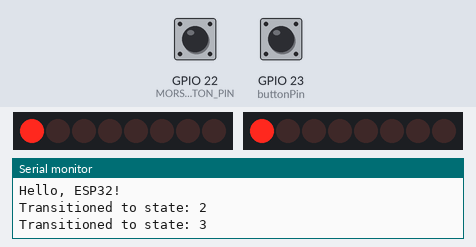
Simulated run of this sketch. Board: ESP32. On the bench: 2 × 8 shift-register outputs drawn as a row of LEDs (first output left, lit = HIGH), the last lines printed to the serial monitor. Wiring (inferred from the names in the program): 2 × shift register (74HC595): data GPIO 5, shift clock GPIO 18, latch GPIO 19 / data GPIO 15, shift clock GPIO 17, latch GPIO 16. Wiring (inferred from the signals the program sends): 2 × row of LEDs: on Q0, Q1, Q2, Q3, Q4, Q5, Q6, Q7 / on Q0, Q1, Q2, Q3, Q4, Q5, Q6, Q7. The test bench sets the inputs (shaded band); at power-on: GPIO 22 (MORSE_BUTTON_PIN) HIGH, GPIO 23 (buttonPin) HIGH.

Above: at 1.28 s.
1.3 s: GPIO 22 (MORSE_BUTTON_PIN) pulled LOW for 0.15 s
At 1.9 s:
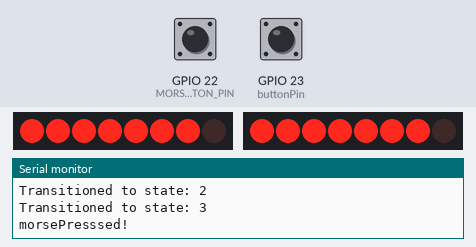
2.0 s: GPIO 23 (buttonPin) pulled LOW for 0.15 s
At 3.03 s:
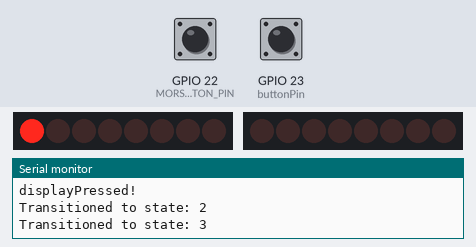
5.3 s: GPIO 22 (MORSE_BUTTON_PIN) pulled LOW for 1 s
At 5.87 s:
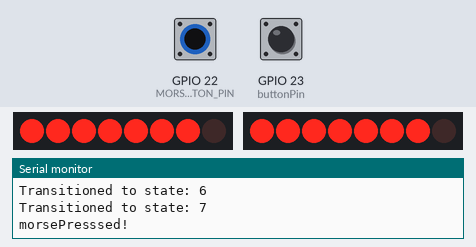
6.9 s: GPIO 23 (buttonPin) pulled LOW for 0.15 s
At 7.33 s:
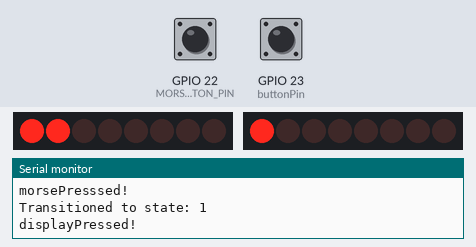
7.6 s: GPIO 23 (buttonPin) pulled LOW for 1 s
At 9.15 s:
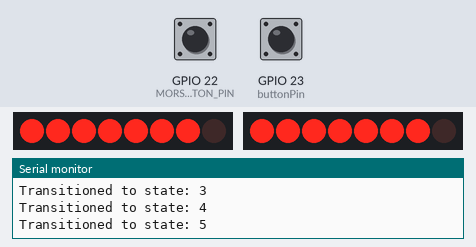
9.2 s: GPIO 22 (MORSE_BUTTON_PIN) pulled LOW for 3.2 s
Timing chart, 0 to 14.0 s (numbered marks = the images above; inputs shaded):
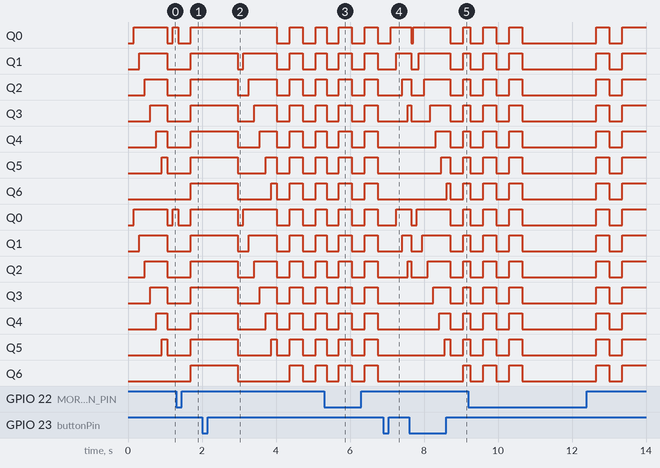

The sketch:

FINAL_CODE_V3.ino
```cpp
enum state {
STATE_REST,
STATE_FIRSTLINEAR,
STATE_RESET,
STATE_SECONDLINEAR,
STATE_SECONDRESET,
STATE_FIRSTSOLID,
STATE_THIRDRESET,
STATE_SECONDSOLID,
};

const int MORSE_BUTTON_PIN = 22;
const int buttonPin = 23;
const int firstLatchPin = 19;
const int firstClockPin = 18;
const int firstDataPin = 5;
const int secondLatchPin = 16;
const int secondClockPin = 17;
const int secondDataPin = 15;

byte FIRST_LEDS = 0;
byte SECOND_LEDS = 0;

unsigned long display = 0;


unsigned long lastDebounce = 0;
unsigned long debounceDelay = 50;

unsigned long lastMorseDebounce = 0;
unsigned long morseDebounceDelay = 50;

unsigned long oneLastShift = 0;
int FirstShift = 0;

unsigned long twoLastShift = 0;
int SecondShift = 0;

int lastButtonState = HIGH;
int buttonState;

int lastMorseState = HIGH;
int morseState;

unsigned long temper = 0;

state currentState = STATE_FIRSTLINEAR;

int john = 9;

unsigned long test = 0;

  unsigned long check = 0;

void setup() {
  // put your setup code here, to run once:
  check = millis();
  Serial.begin(115200);
  Serial.println("Hello, ESP32!");
   pinMode(MORSE_BUTTON_PIN, INPUT_PULLUP);
  pinMode(buttonPin, INPUT_PULLUP);
  pinMode(firstLatchPin, OUTPUT);
  pinMode(firstClockPin, OUTPUT);
  pinMode(firstDataPin, OUTPUT);
  pinMode(secondLatchPin, OUTPUT);
  pinMode(secondClockPin, OUTPUT);
  pinMode(secondDataPin, OUTPUT);
}

void loop() {
 switch (currentState){
  case STATE_REST:
  handleRest();
  break;


 case STATE_FIRSTLINEAR:
 handleFirstLinear();
 break;

 case STATE_RESET:
  handleReset();
  break;

  case STATE_SECONDLINEAR:
 handleSecondLinear();
 break;

 case STATE_SECONDRESET:
 handleSecondReset();
 break;

 case STATE_FIRSTSOLID:
 handleFirstSolid();
 break;

 case STATE_THIRDRESET:
 handleThirdReset();
 break;

 case STATE_SECONDSOLID:
 handleSecondSolid();
 break;
 }

int readingMorse = digitalRead(MORSE_BUTTON_PIN);
int reading = digitalRead(buttonPin);

// first button(display)
if(reading != lastButtonState){
  lastDebounce = millis();
}
if((millis() - lastDebounce) > debounceDelay){
  if (reading != buttonState){
    buttonState = reading;
    if(buttonState == LOW){
      john = 10;
      test = millis();
      check = millis();
      TransitionToNextState();
      Serial.println("displayPressed!");
    }
  }
}
//second button(morse)
 if(readingMorse != lastMorseState){
   lastMorseDebounce = millis();
 }
 if((millis() - lastMorseDebounce) > morseDebounceDelay){
   if(readingMorse != morseState){
     morseState = readingMorse;
     if(morseState == LOW){
john = 1;
currentState = STATE_REST;
temper = millis();
Serial.println("morsePresssed!");

     }
   }
 }
 //end
  lastMorseState = readingMorse;
lastButtonState = reading;

//Morse logic(Stays in the loop like a G)
if(john == 1){
// put ts in an if statement
// **
if((millis() - temper) < 350){
  FIRST_LEDS = 0; // tuff
  SECOND_LEDS = 0;
} else if((millis() - temper) < 700){
 FIRST_LEDS = 127;
SECOND_LEDS = 127; // dot
} else if((millis() - temper) < 1050){
  FIRST_LEDS = 0;
SECOND_LEDS = 0; // pause
} else if((millis() - temper) < 1400){
 FIRST_LEDS = 127;
SECOND_LEDS = 127;// dot
} else if((millis() - temper) < 1750){
FIRST_LEDS = 0;
SECOND_LEDS = 0; // end
} else if((millis() - temper) > 3400){
      john = 2;
temper = millis(); // end
}
 updateShiftRegister();
}


if (john == 2){
// * -- * *
//put ts in an if statement

if((millis() - temper) < 350){
 FIRST_LEDS = 127;
SECOND_LEDS = 127;// dot
} else if((millis() - temper) < 700){
FIRST_LEDS = 0;
SECOND_LEDS = 0;// pause
} else if((millis() - temper) < 1750){
 FIRST_LEDS = 127;
SECOND_LEDS = 127;// line
} else if((millis() - temper) < 2100){
FIRST_LEDS = 0;
SECOND_LEDS = 0;//pause
} else if((millis() - temper) < 2450){
 FIRST_LEDS = 127;
SECOND_LEDS = 127;// dot
} else if((millis() - temper) < 2800){
FIRST_LEDS = 0;
SECOND_LEDS = 0;// pause
} else if((millis() - temper) < 3150){
  FIRST_LEDS = 127;
SECOND_LEDS = 127;// dot
} else if((millis() - temper) < 3500){
FIRST_LEDS = 0;
SECOND_LEDS = 0;// end
} else if((millis() - temper) > 5150){
  john = 3; // end
  temper = millis();
}
updateShiftRegister();
}

if(john == 3){

  // -- -- --
//put ts in an if statement
if((millis() - temper) < 1050){
  FIRST_LEDS = 127;
SECOND_LEDS = 127;// line
} else if((millis() - temper) < 1400){
FIRST_LEDS = 0;
SECOND_LEDS = 0;// pause
} else if((millis() - temper) < 2450){
 FIRST_LEDS = 127;
SECOND_LEDS = 127;// line
} else if((millis() - temper) < 2700){
FIRST_LEDS = 0;
SECOND_LEDS = 0;// pause
} else if((millis() - temper) < 3750){
 FIRST_LEDS = 127;
SECOND_LEDS = 127;// line
} else if((millis() - temper) < 4000){
FIRST_LEDS = 0;
SECOND_LEDS = 0;// end
} else if((millis() - temper) > 5750){
john = 4;
temper = millis();
}
updateShiftRegister();
}

if(john == 4){

  // * * * --
//put ts in an if statement

if((millis() - temper) < 350){
 FIRST_LEDS = 127;
SECOND_LEDS = 127;// dot
} else if((millis() - temper) < 700){
 FIRST_LEDS = 0;
SECOND_LEDS = 0;// pause
} else if((millis() - temper) < 1050){
  FIRST_LEDS = 127;
SECOND_LEDS = 127;// dot
} else if((millis() - temper) < 1400){
FIRST_LEDS = 0;
SECOND_LEDS = 0;// pause
} else if((millis() - temper) < 1750){
 FIRST_LEDS = 127;
SECOND_LEDS = 127;// dot
} else if((millis() - temper) < 2100){
FIRST_LEDS = 0;
SECOND_LEDS = 0;// pause
} else if((millis() - temper) < 3150){
   FIRST_LEDS = 127;
SECOND_LEDS = 127;// line
} else if((millis() - temper) < 3500){
FIRST_LEDS = 0;
SECOND_LEDS = 0;// end
} else if((millis() - temper) > 5150){
  john = 5;
  temper = millis();
}
updateShiftRegister();
}


if(john == 5){
  // *
// put ts in an if statement
 if((millis() - temper) < 350){
  FIRST_LEDS = 127;
SECOND_LEDS = 127;// dot
 } else if((millis() - temper) < 700){
FIRST_LEDS = 0;
SECOND_LEDS = 0;// end
 } else if((millis() - temper) > 2350){
  john = 6;
  temper = millis();
 }
updateShiftRegister();
}


if(john == 6){

  // * * --
// put ts in an if statement
if((millis() - temper) < 350){
  FIRST_LEDS = 127;
SECOND_LEDS = 127;// dot
} else if((millis() - temper) < 700){
FIRST_LEDS = 0;
SECOND_LEDS = 0;// pause
} else if((millis() - temper) < 1050){
 FIRST_LEDS = 127;
SECOND_LEDS = 127;// dot
} else if((millis() - temper) < 1400){
FIRST_LEDS = 0;
SECOND_LEDS = 0;// pause
} else if((millis() - temper) < 2450){
  FIRST_LEDS = 127;
SECOND_LEDS = 127;// line
} else if((millis() - temper) < 2800){
FIRST_LEDS = 0;
SECOND_LEDS = 0;// end
} else if((millis() - temper) > 4450){
john = 7;
temper = millis();
}
updateShiftRegister();
}
// end morse logic(stayed in the loop like a G)

}
void handleRest(){


}

void handleFirstLinear(){
if(john = 10){
if((millis() - oneLastShift) > 150){
  oneLastShift = millis();
  if(FirstShift < 7){
    bitSet(FIRST_LEDS, FirstShift);
    updateShiftRegister();
    FirstShift ++;
  } else if(millis() - test < 200){
    FIRST_LEDS = 0;
    FirstShift = 0;
    updateShiftRegister();
  }
}

  if(millis() - check > 150){
  if((millis() - twoLastShift) > 150){
  twoLastShift = millis();
  if(SecondShift < 7){
    bitSet(SECOND_LEDS, SecondShift);
    updateShiftRegister();
    SecondShift ++;
  } else{
    SECOND_LEDS = 0;
    SecondShift = 0;
    updateShiftRegister();
    display = millis();
  }

  }
  }
   if(FirstShift == 7 && SecondShift == 7){
     if((millis() - display) > 250){
    TransitionToNextState();
     }
}
} else{
  TransitionToNextState();
}
}
void handleReset(){
  if(john = 10){
  SECOND_LEDS = 0;
  SecondShift = 0;
 FIRST_LEDS = 0;
    FirstShift = 0;
    updateShiftRegister();
    TransitionToNextState();
  }else{
  TransitionToNextState();
}
}

void handleSecondLinear(){
  if(john = 10){
if((millis() - oneLastShift) > 150){
  oneLastShift = millis();
  if(FirstShift < 7){
    bitSet(FIRST_LEDS, FirstShift);
    updateShiftRegister();
    FirstShift ++;
  } else if(millis() - test < 200){
    FIRST_LEDS = 0;
    FirstShift = 0;
    updateShiftRegister();
  }

  }
  if(millis() - check > 150){
if((millis() - twoLastShift) > 150){
  twoLastShift = millis();
  if(SecondShift < 7){
    bitSet(SECOND_LEDS, SecondShift);
    updateShiftRegister();
    SecondShift ++;
  } else{
    SECOND_LEDS = 0;
    SecondShift = 0;
    updateShiftRegister();
    display = millis();
  }
  }
  }

   if(FirstShift == 7 && SecondShift == 7){
  if((millis() - display) > 250){
    TransitionToNextState();
    display = millis();
     }
}
}else{
  TransitionToNextState();
}
}
void handleSecondReset(){
  if(john = 10){
FIRST_LEDS = 0;
SECOND_LEDS = 0;
updateShiftRegister();
if((millis() - display) > 350){
TransitionToNextState();
display = millis();
}
}else{
  TransitionToNextState();
}
}
void handleFirstSolid(){
  if(john = 10){
  FIRST_LEDS = 127;
SECOND_LEDS = 127;
updateShiftRegister();
if((millis() - display) > 350){
TransitionToNextState();
display = millis();
}
  }else{
  TransitionToNextState();
}
}

void handleThirdReset(){
  if(john = 10){
FIRST_LEDS = 0;
SECOND_LEDS = 0;
updateShiftRegister();
if((millis() - display) > 350){
TransitionToNextState();
display = millis();
}
}else{
  TransitionToNextState();
}
}
void handleSecondSolid(){
  if(john = 10){
 FIRST_LEDS = 127;
SECOND_LEDS = 127;
updateShiftRegister();
  }else{
  TransitionToNextState();
}
  if((millis() - display) > 350){
TransitionToNextState();
display = millis();
}
}


void updateShiftRegister(){
  digitalWrite(firstLatchPin, LOW);
  shiftOut(firstDataPin, firstClockPin, MSBFIRST, FIRST_LEDS);
  digitalWrite(firstLatchPin, HIGH);
  digitalWrite(secondLatchPin, LOW);
  shiftOut(secondDataPin, secondClockPin, MSBFIRST, SECOND_LEDS);
  digitalWrite(secondLatchPin, HIGH);
}

void TransitionToNextState(){
  switch (currentState) {
    case STATE_REST: currentState = STATE_FIRSTLINEAR; break;
    case STATE_FIRSTLINEAR: currentState = STATE_RESET; break;
    case STATE_RESET: currentState = STATE_SECONDLINEAR; break;
    case STATE_SECONDLINEAR: currentState = STATE_SECONDRESET; break;
     case STATE_SECONDRESET: currentState = STATE_FIRSTSOLID; break;
      case STATE_FIRSTSOLID: currentState = STATE_THIRDRESET; break;
      case STATE_THIRDRESET: currentState = STATE_SECONDSOLID; break;
      case STATE_SECONDSOLID: currentState = STATE_REST; break;
  }
   Serial.print("Transitioned to state: ");
 Serial.println(currentState); // Prints the enum index
}
```

Measured:
- after the input at 5.3 s, Q0–6, Q0–6: alternates HIGH for 0.35 s and LOW for 0.34 s, starting after 0.07 s
- after the input at 6.9 s, Q0: LOW → HIGH after 0.21 s; Q1, Q0: LOW → HIGH after 0.36 s; Q2, Q1: LOW → HIGH after 0.51 s; Q3, Q2: LOW → HIGH after 0.66 s
